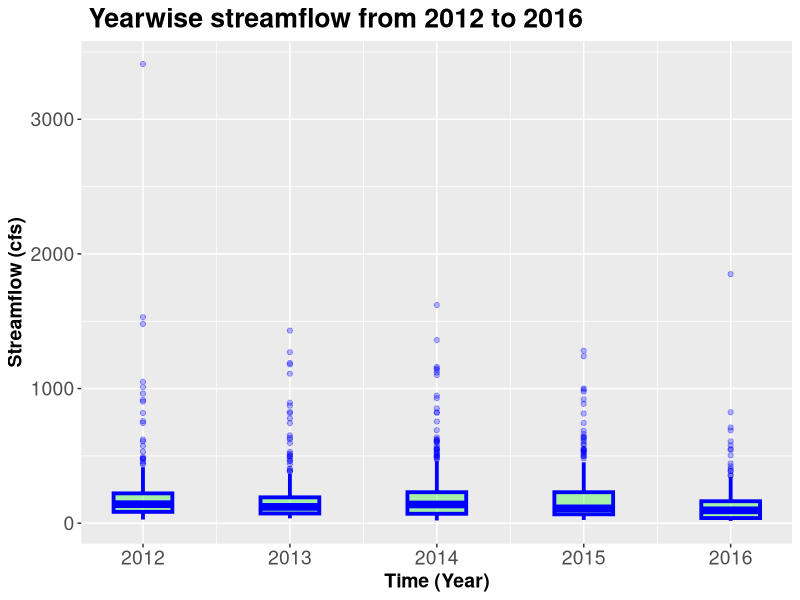
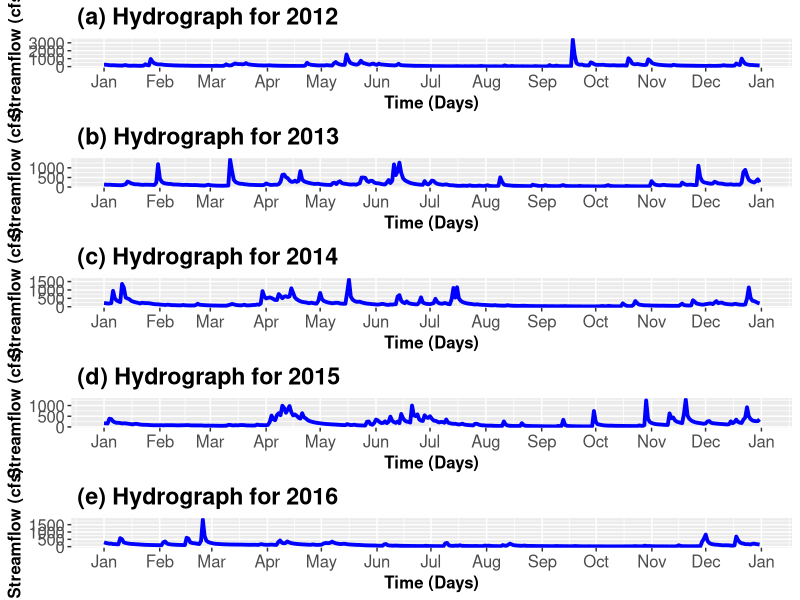
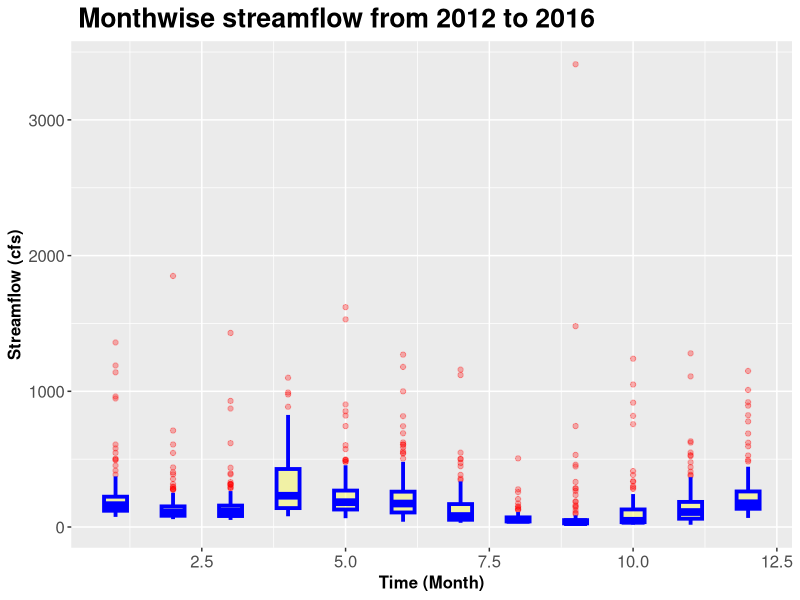
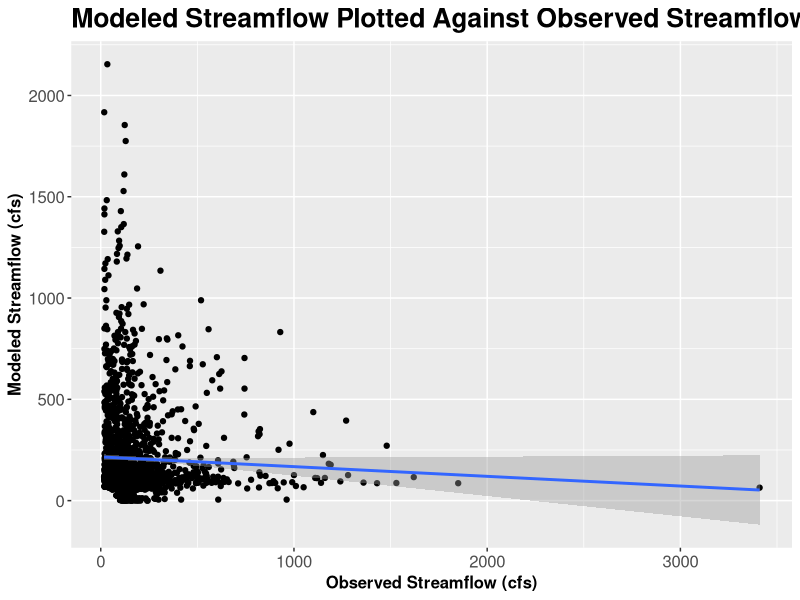

Here is the R script that generated these plots, in order:
## ---- chunk 1
knitr::opts_chunk$set(echo = FALSE, fig.width=12, fig.height=12, fig.pos="H", fig.path='Figs/', warning=FALSE, message=FALSE)
## ---- chunk 2
library("knitr")
library("gridExtra")
library("lubridate")
library("ggplot2")
library("scales")
streamflow_5Y <- read.csv(file="data_streamflow_Neversink.csv", header=TRUE, sep=",")

only_streamflow_5Y = streamflow_5Y[2:1828 ,3:4]
## ---- chunk 3
only_streamflow_5Y$X105402_00060_00003 <-as.integer(only_streamflow_5Y$X105402_00060_00003)
only_datetime = streamflow_5Y[2:1828 ,3]
dateform = mdy(only_datetime)
only_streamflow_5Y$only_year= year(dateform) 
only_streamflow_5Y$only_month= month(dateform) 
only_streamflow_5Y$only_day= day(dateform) 
only_streamflow_5Y$datetime =dateform
streamflow_2012 = only_streamflow_5Y[only_streamflow_5Y$only_year == 2012, ]
streamflow_2013 = only_streamflow_5Y[only_streamflow_5Y$only_year == 2013, ]
streamflow_2014 = only_streamflow_5Y[only_streamflow_5Y$only_year == 2014, ]
streamflow_2015 = only_streamflow_5Y[only_streamflow_5Y$only_year == 2015, ]
streamflow_2016 = only_streamflow_5Y[only_streamflow_5Y$only_year == 2016, ]
## ---- chunk 4
Summary_streamflow_2012 = summary(streamflow_2012[,2])
Summary_streamflow_2013 = summary(streamflow_2013[,2])
Summary_streamflow_2014 = summary(streamflow_2014[,2])
Summary_streamflow_2015 = summary(streamflow_2015[,2])
Summary_streamflow_2016 = summary(streamflow_2016[,2])
print(Summary_streamflow_2012)
print(Summary_streamflow_2013)
print(Summary_streamflow_2014)
print(Summary_streamflow_2015)
print(Summary_streamflow_2016)
## ---- chunk 5
ggplot(data = only_streamflow_5Y, aes(group=only_year,x = only_year, y = X105402_00060_00003)) + 
  geom_boxplot(colour="blue", size = 1.3, fill="green", width=0.4, alpha=0.3) +
  ggtitle(" Yearwise streamflow from 2012 to 2016") +
  xlab("Time (Year)") +
  ylab("Streamflow (cfs)") +
  theme(axis.text=element_text(size=14),
        axis.title=element_text(size=14),
        title=element_text(size=16,face="bold")) 
## ---- chunk 6
p1 <- ggplot(data = streamflow_2012, aes(x=datetime, y=X105402_00060_00003)) +
  geom_path(colour="blue", size = 1.3) +
  ggtitle(" (a) Hydrograph for 2012") +
  xlab("Time (Days)") +
  ylab("Streamflow (cfs)") +
   scale_x_date(date_breaks = "1 month", 
                 labels=date_format("%b"),
                 limits = as.Date(c('2012-01-01','2012-12-31'))) + 
  theme(axis.text=element_text(size=12),
        axis.title=element_text(size=12),
        title=element_text(size=14,face="bold"))
p2 <- ggplot(data = streamflow_2013, aes(x=datetime, y=X105402_00060_00003)) +
  geom_path(colour="blue", size = 1.3) +
  ggtitle(" (b) Hydrograph for 2013") +
  xlab("Time (Days)") +
  ylab("Streamflow (cfs)") +
  scale_x_date(date_breaks = "1 month", 
                 labels=date_format("%b"),
                 limits = as.Date(c('2013-01-01','2013-12-31'))) + 
  theme(axis.text=element_text(size=12),
        axis.title=element_text(size=12),
        title=element_text(size=14,face="bold"))
p3 <- ggplot(data = streamflow_2014, aes(x=datetime, y=X105402_00060_00003)) +
  geom_path(colour="blue", size = 1.3) +
  ggtitle(" (c) Hydrograph for 2014") +
  xlab("Time (Days)") +
  ylab("Streamflow (cfs)") +
  scale_x_date(date_breaks = "1 month", 
                 labels=date_format("%b"),
                 limits = as.Date(c('2014-01-01','2014-12-31'))) + 
  theme(axis.text=element_text(size=12),
        axis.title=element_text(size=12),
        title=element_text(size=14,face="bold"))
p4 <- ggplot(data = streamflow_2015, aes(x=datetime, y=X105402_00060_00003)) +
  geom_path(colour="blue", size = 1.3) +
  ggtitle(" (d) Hydrograph for 2015") +
  xlab("Time (Days)") +
  ylab("Streamflow (cfs)") +
  scale_x_date(date_breaks = "1 month", 
                 labels=date_format("%b"),
                 limits = as.Date(c('2015-01-01','2015-12-31'))) + 
  theme(axis.text=element_text(size=12),
        axis.title=element_text(size=12),
        title=element_text(size=14,face="bold"))
p5 <- ggplot(data = streamflow_2016, aes(x=datetime, y=X105402_00060_00003)) +
  geom_path(colour="blue", size = 1.3) +
  ggtitle(" (e) Hydrograph for 2016") +
  xlab("Time (Days)") +
  ylab("Streamflow (cfs)") +
  scale_x_date(date_breaks = "1 month", 
                 labels=date_format("%b"),
                 limits = as.Date(c('2016-01-01','2016-12-31'))) + 
  theme(axis.text=element_text(size=12),
        axis.title=element_text(size=12),
        title=element_text(size=14,face="bold"))
grid.arrange(p1, p2, p3, p4, p5, ncol=1, nrow=5)

## ---- chunk 7
ggplot(data = only_streamflow_5Y, aes(group=only_month,x = only_month, y = X105402_00060_00003)) +
  geom_boxplot(colour="blue", size = 1.3, fill="yellow", width=0.4, alpha=0.3, outlier.colour = "red") +
  ggtitle(" Monthwise streamflow from 2012 to 2016") +
  xlab("Time (Month)") +
  ylab("Streamflow (cfs)") +
  theme(axis.text=element_text(size=12),
        axis.title=element_text(size=12),
        title=element_text(size=16,face="bold"))
## ---- chunk 8
streamflow_5Y_model <- read.csv(file="Model_data_streamflow.csv", header=TRUE, sep=",")

modeled_streamflow = streamflow_5Y_model[2:1828 ,4:5]
modeled_streamflow$X105402_00060_00003 <-as.integer(modeled_streamflow$X105402_00060_00003)
modeled_streamflow$X105402_00060_00003_cd <-as.integer(modeled_streamflow$X105402_00060_00003_cd)
ggplot(data = modeled_streamflow, aes(x = X105402_00060_00003, y = X105402_00060_00003_cd)) +
  geom_point() + geom_smooth(method="lm") + 
  scale_x_continuous(name="Observed Streamflow (cfs)") + 
  scale_y_continuous(name="Modeled Streamflow (cfs)") + 
  labs(title ="Modeled Streamflow Plotted Against Observed Streamflow") +
  theme(axis.text=element_text(size=12),
        axis.title=element_text(size=12),
        title=element_text(size=16,face="bold"))

